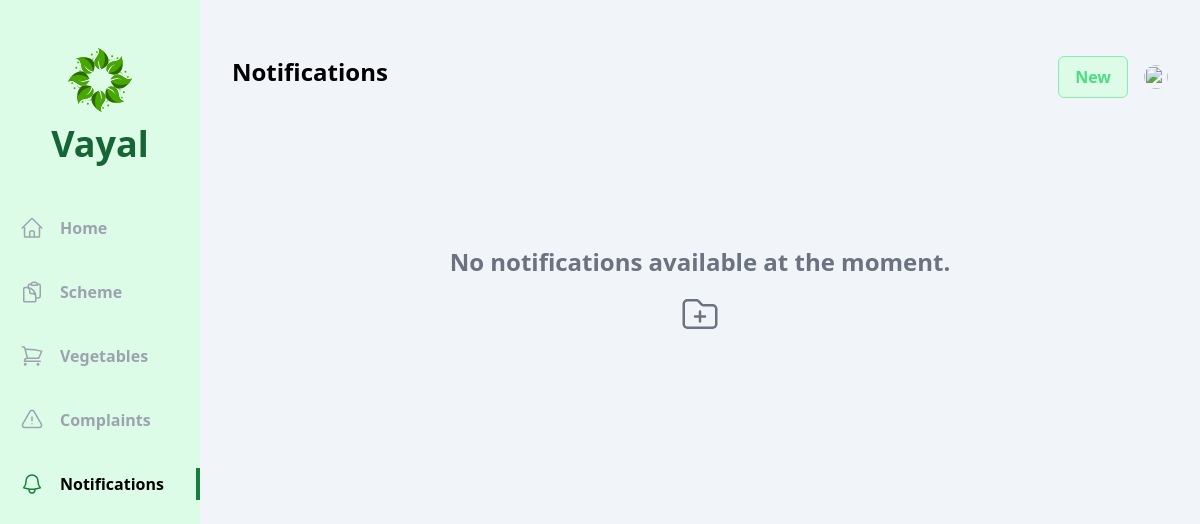
The page /officer/notification/ on the database as committed earlier.
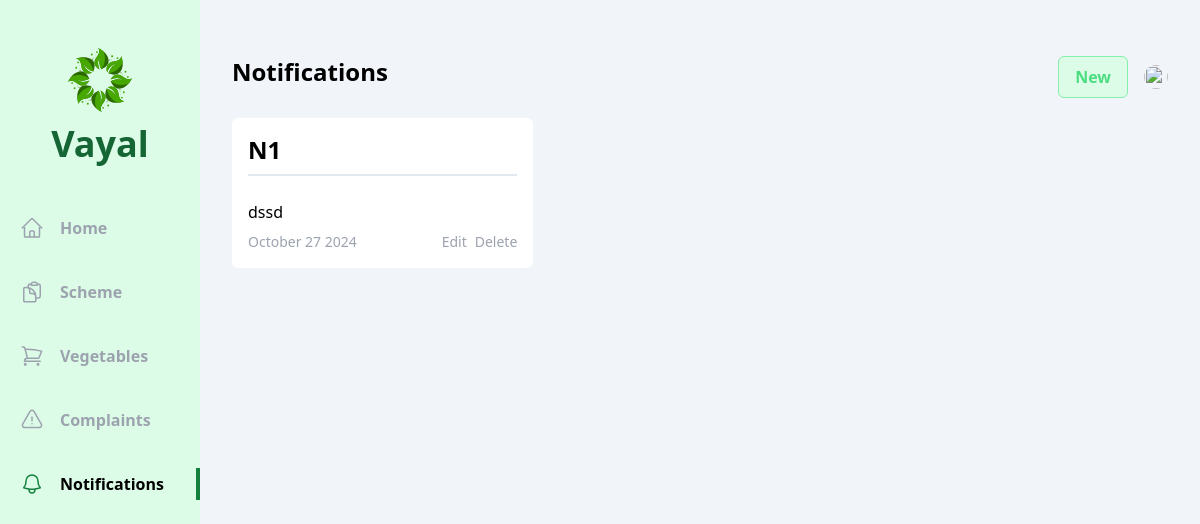
The same page on the database as committed later.
### officer/models.py (models this page shows, shortened)
class Notification(models.Model):
    vayal_user = models.ForeignKey(Vayal_User,null=True, on_delete=models.CASCADE)
    title = models.CharField(max_length=150)
    description = models.TextField()
    date =models.DateTimeField(auto_now_add=True)

### officer/views/notification.py (the view)
# urls.py: path('notification/',notification.index, name='notifications'),
def index(request):
    status = request.GET.get('status')
    notifications = Notification.objects.all().order_by('-id')
    return render(request, 'officer/notification/index.html',{ 'notifications': notifications})

### officer/templates/officer/notification/index.html (shortened to what this page needs)
{% extends 'base.html' %}
{% block content %}
<div class="flex  bg-slate-100">
  <div class="w-2/12 bg-green-100 flex flex-col items-center pb-10">
      <div class="my-12 flex flex-col gap-3 justify-center items-center">
          <h1 class="text-4xl font-bold text-green-800 ">Vayal</h1>
      </div>
      <ul class="flex flex-col gap-8 w-full font-bold text-gray-400">
        <li class="w-full flex items-center px-5 py-1 gap-4 group hover:text-gray-500 cursor-pointer hover:border-green-700 hover:border-r-4">
          <a href="{% url 'officer:home' %}">Home</a>
      </li>
        <li class="w-full flex items-center px-5 py-1 gap-4 group hover:text-gray-500 cursor-pointer hover:border-green-700 hover:border-r-4">
              <a href="{% url 'officer:schemes' %}">Scheme</a>
          </li>
          <li class="w-full flex items-center px-5 py-1 gap-4 group hover:text-gray-500 cursor-pointer hover:border-green-700 hover:border-r-4">
            <a href="{% url 'officer:vegetables' %}">Vegetables</a>
        </li>
        <li class="w-full flex items-center px-5 py-1 gap-4 group hover:text-gray-500 cursor-pointer hover:border-green-700 hover:border-r-4">
            <a href="{% url 'officer:complaints' %}">Complaints</a>
        </li>
        <li class="w-full flex items-center px-5 py-1 gap-4 border-r-4 text-black border-green-700">
            <a href="{% url 'officer:notifications' %}">Notifications</a>
        </li>
      </ul>
    </div>
    <div class="w-10/12 h-screen overflow-y-auto px-8 py-14">
        <div class="flex justify-between mb-5">
            <h1 class="text-2xl font-bold">Notifications</h1>
            <div class="flex items-center gap-4">
                <span class="px-4 py-2 flex gap-1 bg-green-100 text-green-400 border cursor-pointer border-green-300 font-bold rounded-md">
                    <span>
                        <a href="{% url 'officer:create_notification' %}">New</a>
                    </span>
                </span>
                <div class="relative">
                <img id="profile" src="/uploads/{{vayal_user.photo}}" class="h-6 w-6 rounded-full cursor-pointer" alt="">
            </div>
            </div>
        </div>
        <div class="grid grid-cols-3 gap-x-4 gap-y-8">
            {% if  notifications %}
            {% for notification in notifications %}
                <div class="flex flex-col bg-white p-4 rounded-md gap-2">
                    <span class="text-2xl font-bold mb-4 pb-2 border-b-2 border-slate-200">{{ notification.title }}</span>
                    <span>{{ notification.description }}</span>
                    <div class="flex justify-between items-center">
                        <span class="text-sm text-gray-400">{{ notification.date | date:"F d Y" }}</span>
                        <div class="flex space-x-2">
                            <a href="{% url 'officer:update_notification' notification.id %}" class="text-sm text-gray-400">Edit</a>
                            <a href="{% url 'officer:delete_notification' notification.id %}" class="text-sm text-gray-400">Delete</a>
                        </div>
                    </div>
                </div>
            {% endfor %}
            {% else %}
            <div class="flex flex-col items-center justify-center col-span-3 text-center my-20">
                <p class="text-2xl font-semibold text-gray-500 mb-4 mt-12">No notifications available at the moment.</p>
                <a href="{% url 'officer:create_notification' %}" class="text-3xl text-gray-500 hover:text-green-500 flex items-center gap-2">
                    <span>
                    </span>
                </a>
            </div>
        {% endif %}
        </div>
    </div>
{% endblock content %}

Rows that differ between the two databases and show on the page:
added Notification: title "N1", description "dssd", date "October 27 2024"
Other text that changed with them:
text no longer shown: "No notifications available at the moment."
